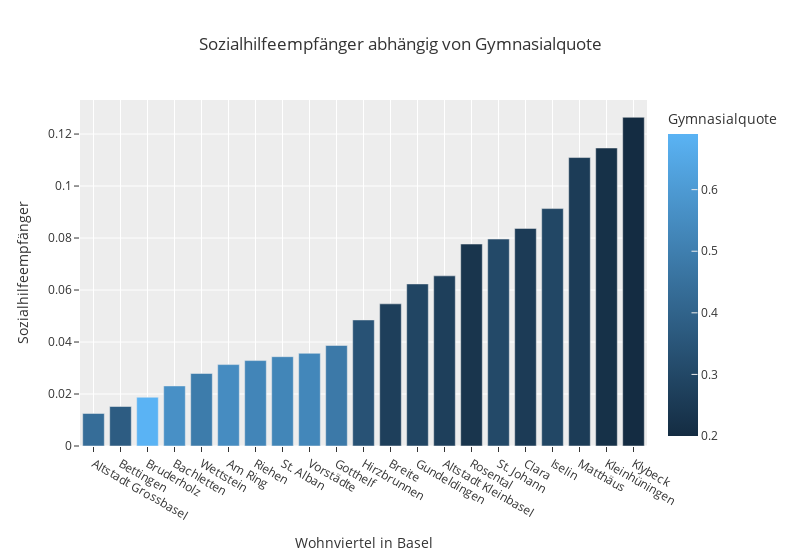

Write notebook code for a chart like this one.
### Code cell
bar = px.bar(df, x='Wohnviertel in Basel', y='Sozialhilfeempfänger', color='Gymnasialquote',template='ggplot2', title= 'Sozialhilfeempfänger abhängig von Gymnasialquote', width=800,)
bar

### Figure 1 — Plotly figure (JSON) as saved in the notebook; plotly's stock layout.template omitted (floating-point values rounded to 4 significant figures)
{"data": [{"alignmentgroup": "True", "hovertemplate": "Wohnviertel in Basel=%{x}<br>Sozialhilfeempfänger=%{y}<br>Gymnasialquote=%{marker.color}<extra></extra>", "legendgroup": "", "marker": {"color": [0.4375, 0.375, 0.6903, 0.5644, 0.4894, 0.5505, 0.5241, 0.5252, 0.5294, 0.4808, 0.3392, 0.268, 0.2917, 0.2692, 0.2316, 0.3037, 0.2553, 0.2975, 0.2591, 0.2167, 0.2], "coloraxis": "coloraxis", "pattern": {"shape": ""}}, "name": "", "offsetgroup": "", "orientation": "v", "showlegend": false, "textposition": "auto", "type": "bar", "x": ["Altstadt Grossbasel", "Bettingen", "Bruderholz", "Bachletten", "Wettstein", "Am Ring", "Riehen", "St. Alban", "Vorstädte", "Gotthelf", "Hirzbrunnen", "Breite", "Gundeldingen", "Altstadt Kleinbasel", "Rosental", "St. Johann", "Clara", "Iselin", "Matthäus", "Kleinhüningen", "Klybeck"], "xaxis": "x", "y": [0.0125, 0.01519, 0.01874, 0.02311, 0.02789, 0.03132, 0.03286, 0.03435, 0.03565, 0.03866, 0.04849, 0.05469, 0.06234, 0.06545, 0.07769, 0.0796, 0.0837, 0.09133, 0.111, 0.1146, 0.1264], "yaxis": "y"}], "layout": {"barmode": "relative", "coloraxis": {"colorbar": {"title": {"text": "Gymnasialquote"}}, "colorscale": [[0, "rgb(20,44,66)"], [1, "rgb(90,179,244)"]]}, "legend": {"tracegroupgap": 0}, "title": {"text": "Sozialhilfeempfänger abhängig von Gymnasialquote"}, "width": 800, "xaxis": {"anchor": "y", "domain": [0, 1], "title": {"text": "Wohnviertel in Basel"}}, "yaxis": {"anchor": "x", "domain": [0, 1], "title": {"text": "Sozialhilfeempfänger"}}}}
